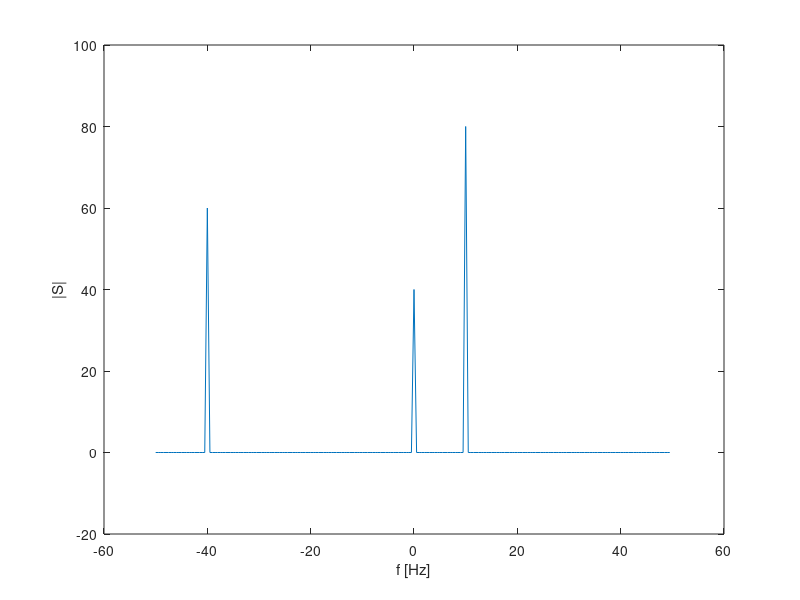

This figure's MATLAB source:
fs = 100;

T = 1 / fs;
l = 200;
t = (0:l - 1) * T;
s = 0.2;
s = s + 0.4 * exp(1j * 2 * pi * 10 * t);
s = s + 0.3 * exp(-1j * 2 * pi * 40 * t);
S = fftshift(fft(s));

f = figure;
plot(fs / l * (-l / 2:l / 2 - 1), S);
ylabel('|S|');
xlabel('f [Hz]');
